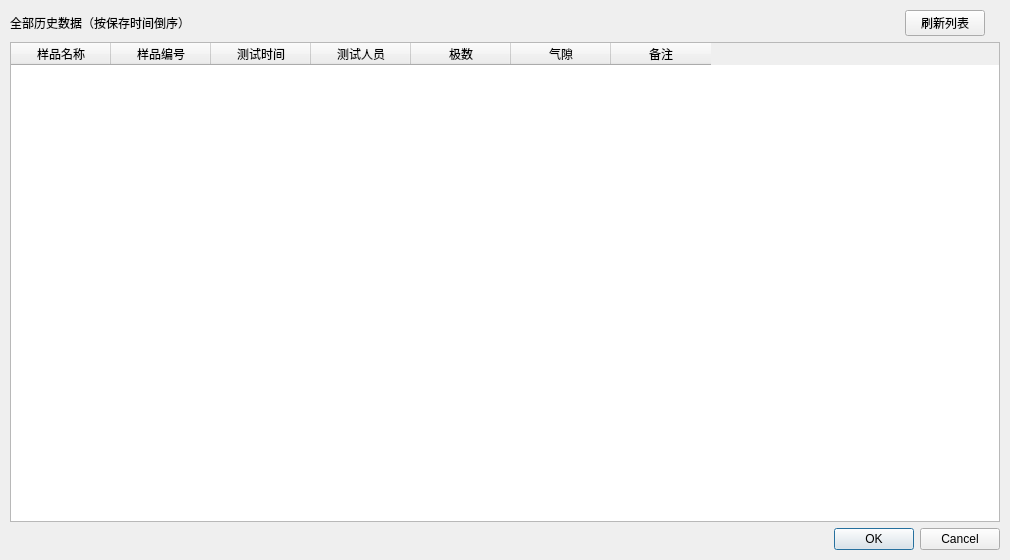
<?xml version="1.0" encoding="UTF-8"?>
<ui version="4.0">
 <class>CsvPickerDialog</class>
 <widget class="QDialog" name="CsvPickerDialog">
  <property name="geometry">
   <rect>
    <x>0</x>
    <y>0</y>
    <width>1010</width>
    <height>560</height>
   </rect>
  </property>
  <property name="windowTitle">
   <string>选择数据</string>
  </property>
  <layout class="QVBoxLayout" name="dialog_layout">
   <property name="leftMargin">
    <number>10</number>
   </property>
   <property name="topMargin">
    <number>10</number>
   </property>
   <property name="rightMargin">
    <number>10</number>
   </property>
   <property name="bottomMargin">
    <number>10</number>
   </property>
   <property name="spacing">
    <number>6</number>
   </property>
   <item>
    <layout class="QGridLayout" name="top_grid">
     <property name="horizontalSpacing">
      <number>8</number>
     </property>
     <item row="0" column="0">
      <widget class="QLabel" name="hint_label">
       <property name="sizePolicy">
        <sizepolicy hsizetype="Expanding" vsizetype="Preferred">
         <horstretch>0</horstretch>
         <verstretch>0</verstretch>
        </sizepolicy>
       </property>
       <property name="text">
        <string>全部历史数据（按保存时间倒序）</string>
       </property>
      </widget>
     </item>
     <item row="0" column="1">
      <widget class="QPushButton" name="btn_refresh">
       <property name="text">
        <string>刷新列表</string>
       </property>
      </widget>
     </item>
     <item row="0" column="2">
      <widget class="QLabel" name="count_label">
       <property name="text">
        <string/>
       </property>
      </widget>
     </item>
    </layout>
   </item>
   <item>
    <widget class="QTableWidget" name="table">
     <property name="columnCount">
      <number>7</number>
     </property>
     <property name="editTriggers">
      <set>QAbstractItemView::NoEditTriggers</set>
     </property>
     <property name="selectionBehavior">
      <enum>QAbstractItemView::SelectRows</enum>
     </property>
     <property name="selectionMode">
      <enum>QAbstractItemView::SingleSelection</enum>
     </property>
     <attribute name="verticalHeaderVisible">
      <bool>false</bool>
     </attribute>
     <column>
      <property name="text">
       <string>样品名称</string>
      </property>
     </column>
     <column>
      <property name="text">
       <string>样品编号</string>
      </property>
     </column>
     <column>
      <property name="text">
       <string>测试时间</string>
      </property>
     </column>
     <column>
      <property name="text">
       <string>测试人员</string>
      </property>
     </column>
     <column>
      <property name="text">
       <string>极数</string>
      </property>
     </column>
     <column>
      <property name="text">
       <string>气隙</string>
      </property>
     </column>
     <column>
      <property name="text">
       <string>备注</string>
      </property>
     </column>
    </widget>
   </item>
   <item>
    <widget class="QDialogButtonBox" name="button_box">
     <property name="standardButtons">
      <set>QDialogButtonBox::Cancel|QDialogButtonBox::Ok</set>
     </property>
    </widget>
   </item>
  </layout>
 </widget>
 <resources/>
 <connections/>
</ui>
